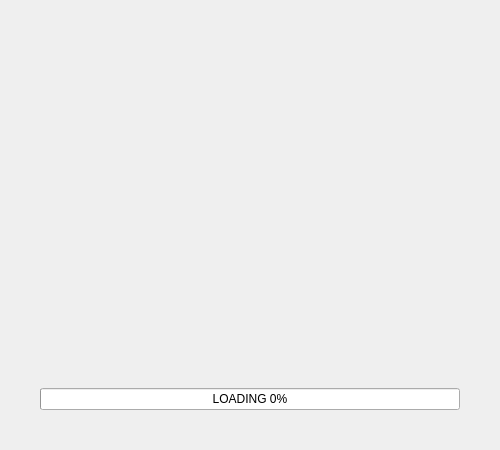
<?xml version="1.0" encoding="UTF-8"?>
<ui version="4.0">
 <class>DlgProgress</class>
 <widget class="QWidget" name="DlgProgress">
  <property name="geometry">
   <rect>
    <x>0</x>
    <y>0</y>
    <width>500</width>
    <height>450</height>
   </rect>
  </property>
  <property name="windowTitle">
   <string>Form</string>
  </property>
  <layout class="QVBoxLayout" name="verticalLayout">
   <property name="leftMargin">
    <number>40</number>
   </property>
   <property name="topMargin">
    <number>40</number>
   </property>
   <property name="rightMargin">
    <number>40</number>
   </property>
   <property name="bottomMargin">
    <number>40</number>
   </property>
   <item>
    <widget class="QLabel" name="animation">
     <property name="minimumSize">
      <size>
       <width>256</width>
       <height>155</height>
      </size>
     </property>
     <property name="toolTip">
      <string/>
     </property>
     <property name="text">
      <string/>
     </property>
     <property name="textFormat">
      <enum>Qt::AutoText</enum>
     </property>
     <property name="pixmap">
      <pixmap resource="../resource/resource.qrc">:/detonator-transparent-cropped.png</pixmap>
     </property>
     <property name="scaledContents">
      <bool>true</bool>
     </property>
     <property name="wordWrap">
      <bool>false</bool>
     </property>
    </widget>
   </item>
   <item>
    <widget class="QProgressBar" name="progressBar">
     <property name="value">
      <number>0</number>
     </property>
     <property name="textVisible">
      <bool>true</bool>
     </property>
     <property name="format">
      <string>LOADING %p%</string>
     </property>
    </widget>
   </item>
  </layout>
 </widget>
 <resources>
  <include location="../resource/resource.qrc"/>
 </resources>
 <connections/>
</ui>
